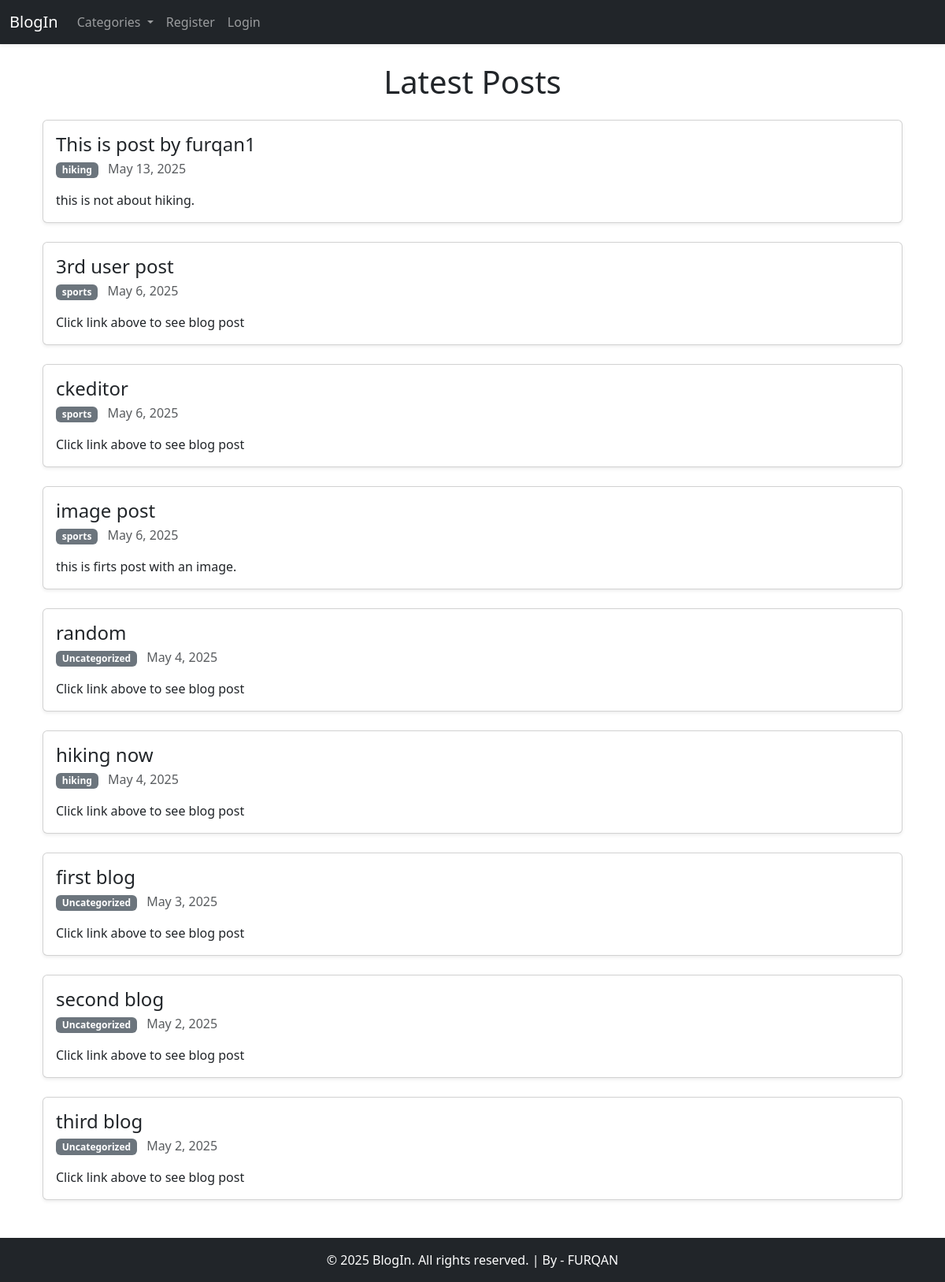
The page / on the database its author committed.
### theblog/models.py (models this page shows, shortened)
class Post(models.Model):
    title= models.CharField(max_length=255)
    header_image= models.ImageField(null=True, blank=True, upload_to='images/')
    title_tag= models.CharField(max_length=255)
    author= models.ForeignKey(User, on_delete=models.CASCADE)
    body= RichTextField(blank=True, null=True)
    post_date= models.DateField(auto_now_add=True)
    category= models.CharField(max_length=255, default='Uncategorized')
    snippet= models.CharField(max_length=255)
    likes= models.ManyToManyField(User, related_name='blog_post') # manytomany bcz we can have many user and likes

### theblog/views.py (the view)
# urls.py: path('', HomeView.as_view(), name='home'),
class HomeView(ListView):
    model= Post
    template_name= 'home.html'
    ordering= ['-post_date'] # reverse arangement of posts, so that latest post comes first
    def get_context_data(self, *args, **kwargs): # get_context_data provided by django class
        cat_menu= Category.objects.all()
        context= super(HomeView, self).get_context_data(*args, **kwargs)
        context['cat_menu']= cat_menu
        return context

### theblog/models.py (called while the page is built)
    def __str__(self):
        return self.name

### theblog/templates/home.html (shortened to what this page needs)
{% extends 'base.html' %}
{% block content %}
<div class="container mt-4">
  <h1 class="mb-4 text-center">Latest Posts</h1>
  <div class="row g-4">
    {% for post in object_list %}
    <div class="col-12">
      <div class="card shadow-sm h-100">
        <div class="card-body">
          <h4 class="card-title">
            <a href="{% url 'article-detail' post.pk %}" class="text-decoration-none text-dark">{{ post.title }}</a>
          </h4>
          <p class="card-subtitle mb-2 text-muted">
            <a href="{% url 'category' post.category|slugify %}" class="badge bg-secondary text-decoration-none">{{ post.category }}</a>
            <span class="ms-2">{{ post.post_date }}</span>
          </p>
          <p class="card-text mt-3">{{ post.snippet }}</p>
        </div>
      </div>
    </div>
    {% empty %}
    <div class="col-12">
      <div class="alert alert-info">No posts available.</div>
    </div>
    {% endfor %}
  </div>
</div>
{% endblock %}

### rows shown on the page
Post: title "This is post by furqan1", category "hiking", post_date "May 13, 2025", snippet "this is not about hiking."
Post: title "3rd user post", category "sports", post_date "May 6, 2025", snippet "Click link above to see blog post"
Post: title "ckeditor", category "sports", post_date "May 6, 2025", snippet "Click link above to see blog post"
Post: title "image post", category "sports", post_date "May 6, 2025", snippet "this is firts post with an image."
Post: title "random", category "Uncategorized", post_date "May 4, 2025", snippet "Click link above to see blog post"
Post: title "hiking now", category "hiking", post_date "May 4, 2025", snippet "Click link above to see blog post"
Post: title "first blog", category "Uncategorized", post_date "May 3, 2025", snippet "Click link above to see blog post"
Post: title "second blog", category "Uncategorized", post_date "May 2, 2025", snippet "Click link above to see blog post"
Post: title "third blog", category "Uncategorized", post_date "May 2, 2025", snippet "Click link above to see blog post"

### other values the page prints
{{ year|default:"2025" }} "2025"
